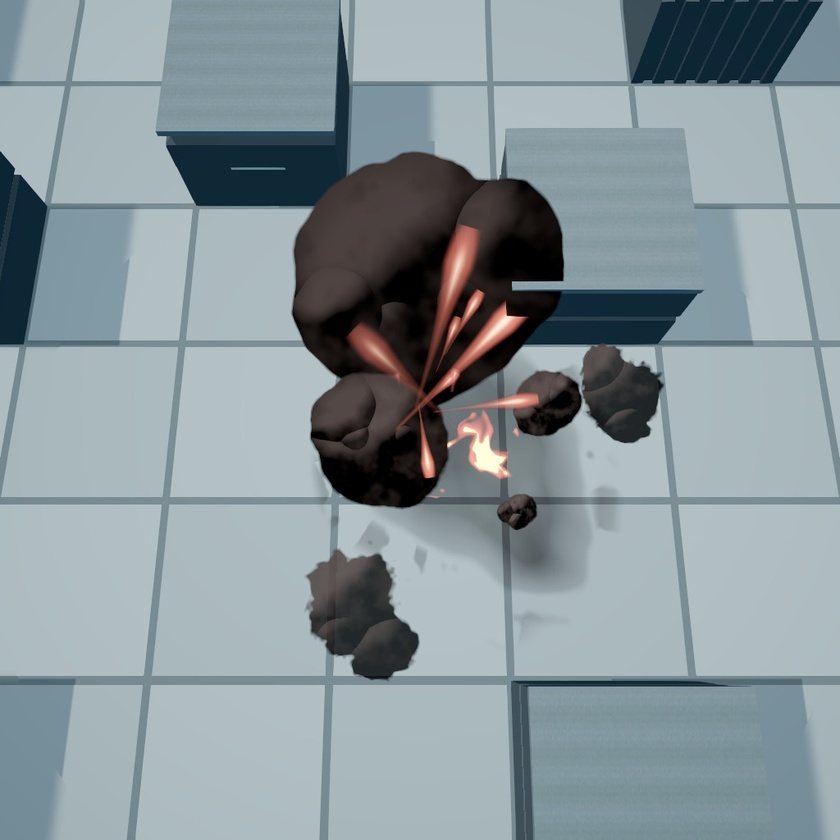
#> input picture Captures/AbilityJuice/shots/r2/aftermath/f0020.jpg, 840 x 840 px, shrunk from 1024 x 1024 before the run; its folder holds only this picture in this run
$ python _c3_am_setup.py
#> lines starting #> are read from the running program, lines starting #| are printed output that depends on the picture
"""Round-3 critic: aftermath primitive. Step 1 - geometry, floor baseline, grid pitch."""
import numpy as np, glob, os
from PIL import Image

DIR = "Captures/AbilityJuice/shots/r2/aftermath"
FR = sorted(glob.glob(os.path.join(DIR, "f*.jpg")))
print(f"frames: {len(FR)}")

def load(i):
#> called with i = 0
    return np.asarray(Image.open(FR[i]).convert("RGB")).astype(np.float64)

def lum(a):  # Rec.709 on sRGB bytes, matching prior rounds' "luminance out of 255"
    return 0.2126*a[..., 0] + 0.7152*a[..., 1] + 0.0722*a[..., 2]

a0 = load(0)
H, W, _ = a0.shape
#> H = 840; W = 840
print(f"size: {W}x{H}")
#| size: 840x840
FPS = 30.0
T0 = -0.40
def t(i): return T0 + i/FPS
print(f"t[0]={t(0):+.3f}  t[{len(FR)-1}]={t(len(FR)-1):+.3f}")

L0 = lum(a0)
#> in lum, `return 0.2126*a[..., 0] + 0.7152*a[..., 1] + 0.0722*a[..., 2]`:
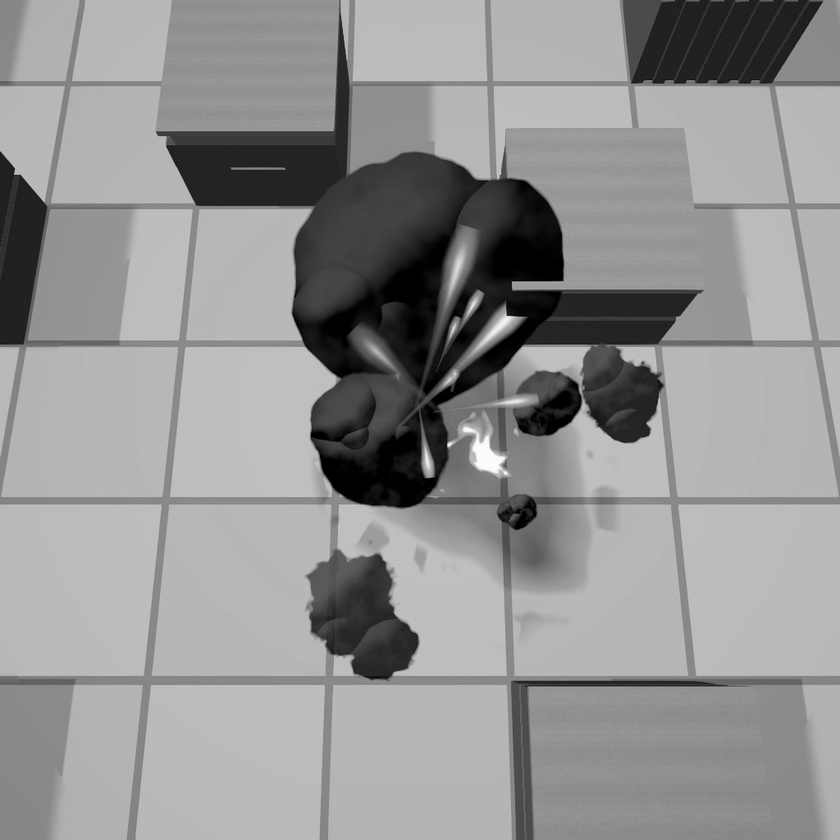
#> returned value: shape (840, 840) float64; min 0, max 252.9, mean 146.6

# --- locate the tile grid pitch from a clean frame ------------------------
# Seams are darker lines. Use a horizontal band in the lower half (clean floor,
# no props) and autocorrelate the column-mean profile.
band = L0[int(H*0.72):int(H*0.80), :]
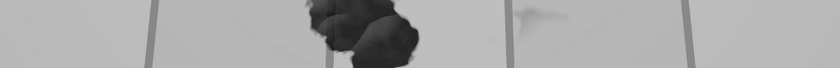
#> band: shape (68, 840) float64; min 25.15, max 195.2, mean 169.6
prof = band.mean(axis=0)
#> prof = 840 values, max 190.2 at index 422, min 45.79 at index 355, mean 169.6
prof = prof - prof.mean()
#> prof = 840 values, max 20.58 at index 422, min -123.8 at index 355, mean 1.62e-14
ac = np.correlate(prof, prof, mode="full")[len(prof)-1:]
#> ac = 840 values, max 1164374.9 at index 0, min -222604.9 at index 268, mean 693.1
ac /= ac[0]
#> ac = 840 values, max 1 at index 0, min -0.191 at index 268, mean 0.000595
# first strong peak after lag 40
cand = [k for k in range(40, min(500, len(ac)-1)) if ac[k] > ac[k-1] and ac[k] >= ac[k+1]]
#> cand = [179, 298, 334, 358, 374, 419]
cand.sort(key=lambda k: -ac[k])
print("top autocorr lags:", [(k, round(float(ac[k]), 3)) for k in cand[:6]])
#| top autocorr lags: [(179, -0.065), (419, -0.09), (358, -0.124), (374, -0.129), (334, -0.151), (298, -0.162)]

# --- floor statistics on clean frame -------------------------------------
# sample flat floor regions away from props
print(f"\nframe0 global luminance: mean {L0.mean():.1f}  p50 {np.percentile(L0,50):.1f}  "
      f"p90 {np.percentile(L0,90):.1f}  max {L0.max():.1f}")
#| frame0 global luminance: mean 146.6  p50 179.2  p90 188.0  max 252.9
np.save("Captures/AbilityJuice/_c3_am_L0.npy", L0)
np.save("Captures/AbilityJuice/_c3_am_a0.npy", a0)

$ run again, on Captures/AbilityJuice/shots/r2/aftermath/f0047.jpg
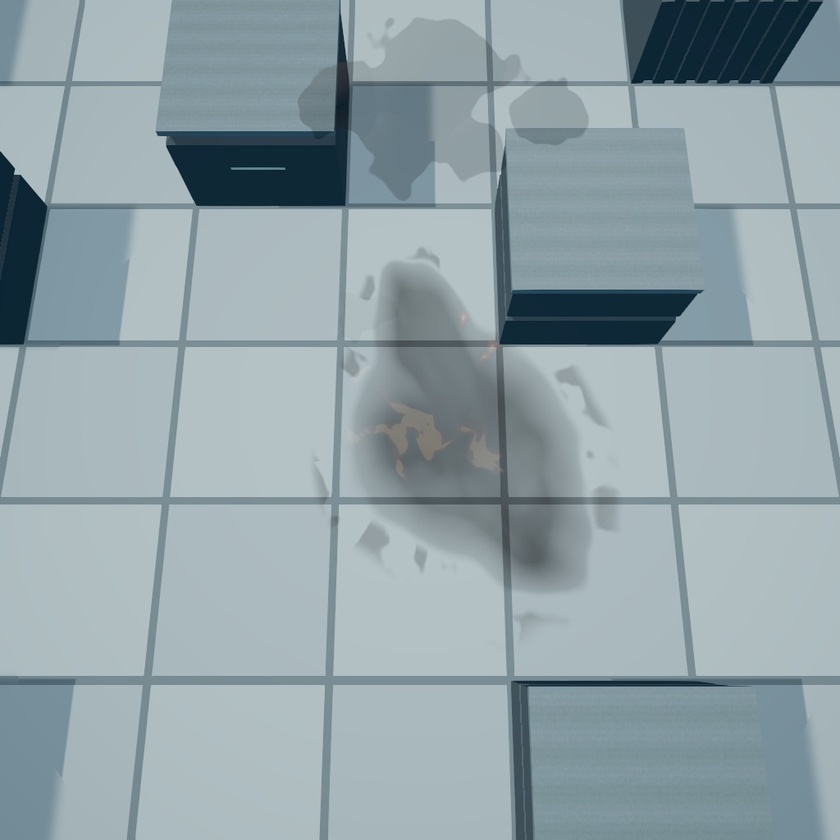
#> input picture Captures/AbilityJuice/shots/r2/aftermath/f0047.jpg, 840 x 840 px, shrunk from 1024 x 1024 before the run
#| size: 840x840
#> in lum, `return 0.2126*a[..., 0] + 0.7152*a[..., 1] + 0.0722*a[..., 2]`:
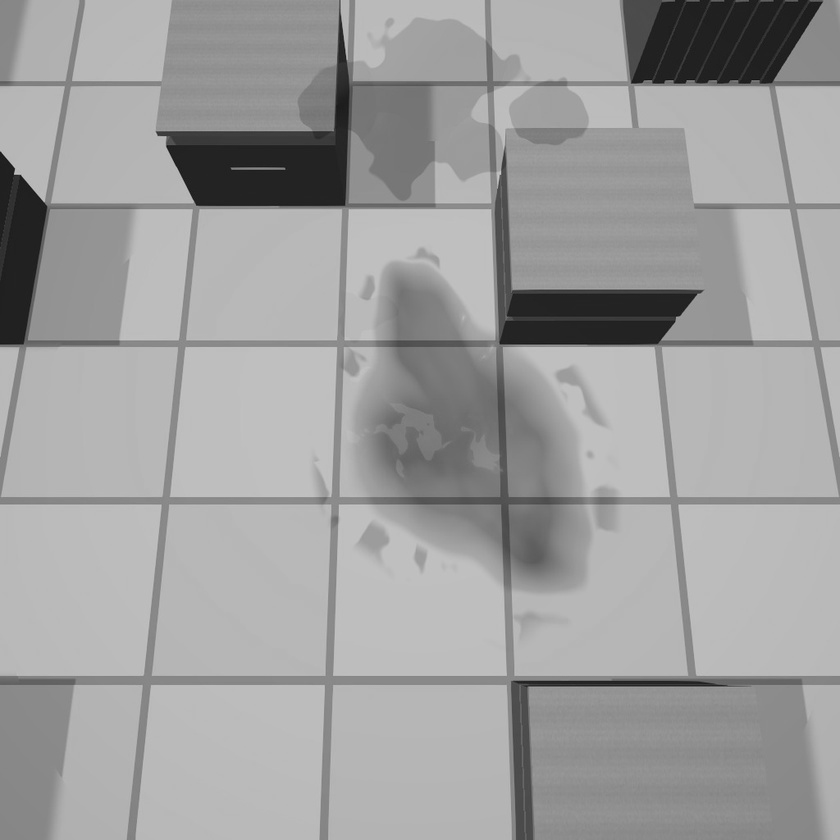
#> returned value: shape (840, 840) float64; min 17.9, max 202.5, mean 158.8
#> `band = L0[int(H*0.72):int(H*0.80), :]`:
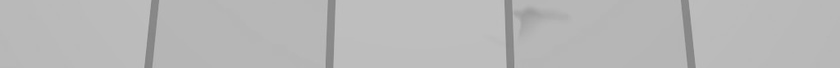
#> band: shape (68, 840) float64; min 128.9, max 194.7, mean 183.3
#> `prof = band.mean(axis=0)`: prof = 840 values, max 190.3 at index 336, min 135.9 at index 151, mean 183.3
#> `prof = prof - prof.mean()`: prof = 840 values, max 6.99 at index 336, min -47.33 at index 151, mean -6.19e-15
#> `ac = np.correlate(prof, prof, mode="full")[len(prof)-1:]`: ac = 840 values, max 63523.9 at index 0, min -9409.3 at index 190, mean 37.81
#> `ac /= ac[0]`: ac = 840 values, max 1 at index 0, min -0.148 at index 190, mean 0.000595
#> cand = [159, 179, 201, 358, 373, 489]
#| top autocorr lags: [(179, 0.545), (358, 0.484), (373, 0.072), (489, -0.013), (159, -0.063), (201, -0.125)]
#| frame0 global luminance: mean 158.8  p50 180.2  p90 189.2  max 202.5
